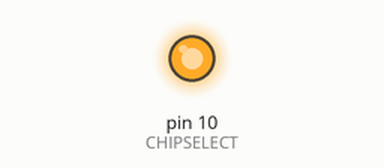
Recording of a sketch running on a simulated Arduino Uno, built with avr-gcc and run on an emulated ATmega328P. Parts: output pins drawn as LEDs (lit = HIGH). What the sketch prints to the serial monitor is not drawn.

Above: at 0.1 s.
Timing chart, 0 to 1.6 s (numbered marks = the images above):
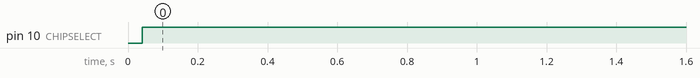

The sketch:

GetAccel.ino
```cpp
#include <SPI.h>

#define CHIPSELECT 10

void setup() {
  // put your setup code here, to run once:
Serial.begin(115200);
pinMode(CHIPSELECT, OUTPUT);
SPI.begin();
  digitalWrite(CHIPSELECT,LOW);
  SPI.transfer(0b00100000);  //CTRL_REG1
  SPI.transfer(0b01110111);  //400Hz XYZ axes enabled
  digitalWrite(CHIPSELECT,HIGH);

  digitalWrite(CHIPSELECT,LOW);
  SPI.transfer(0b00100011);  //CTRL_REG4
  SPI.transfer(0b10001000);  //Block Data Update, +/-2g, High Res
  digitalWrite(CHIPSELECT,HIGH);

}

void loop() {
  float accelData[3];

  getAllAccel(accelData);

  Serial.print(accelData[0]);
  Serial.print(" ");
  Serial.print(accelData[1]);
  Serial.print(" ");
  Serial.print(accelData[2]);
  Serial.print(" ");
  Serial.println(sqrt(accelData[0]*accelData[0]+accelData[1]*accelData[1]+accelData[2]*accelData[2]));
  delay(100);
}

void getAllAccel(float *addressPointer) {
    digitalWrite(CHIPSELECT,LOW);
  SPI.transfer(0b11101000);

  byte xAccelByte1 = SPI.transfer(0b00000000);
  byte xAccelByte2 = SPI.transfer(0b00000000);
  byte yAccelByte1 = SPI.transfer(0b00000000);
  byte yAccelByte2 = SPI.transfer(0b00000000);
  byte zAccelByte1 = SPI.transfer(0b00000000);
  byte zAccelByte2 = SPI.transfer(0b00000000);
  digitalWrite(CHIPSELECT,HIGH);

  int16_t twoByteXAccel = xAccelByte1 + (xAccelByte2 << 8);
  *addressPointer = twoByteXAccel*2.0/32768.0;
  addressPointer++;
  int16_t twoByteYAccel = yAccelByte1 + (yAccelByte2 << 8);
  *addressPointer = twoByteYAccel*2.0/32768.0;
  addressPointer++;
  int16_t twoByteZAccel = zAccelByte1 + (zAccelByte2 << 8);
  *addressPointer = twoByteZAccel*2.0/32768.0;
}
```

Measured:
- by itself, pin 10 (CHIPSELECT): LOW → HIGH at 0.04 s
